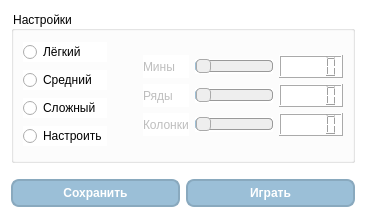
<?xml version="1.0" encoding="UTF-8"?>
<ui version="4.0">
 <class>OptionWindow</class>
 <widget class="QWidget" name="OptionWindow">
  <property name="geometry">
   <rect>
    <x>0</x>
    <y>0</y>
    <width>366</width>
    <height>218</height>
   </rect>
  </property>
  <property name="windowTitle">
   <string>Settings</string>
  </property>
  <property name="styleSheet">
   <string notr="true">QWidget {
  background-color: #fff;
}</string>
  </property>
  <layout class="QVBoxLayout" name="verticalLayout_11">
   <item>
    <widget class="QGroupBox" name="groupBox_2">
     <property name="title">
      <string>Настройки</string>
     </property>
     <layout class="QHBoxLayout" name="horizontalLayout">
      <item>
       <layout class="QHBoxLayout" name="horizontalLayout_2">
        <item>
         <layout class="QVBoxLayout" name="verticalLayout_7">
          <item>
           <widget class="QRadioButton" name="rb1">
            <property name="text">
             <string>Лёгкий</string>
            </property>
           </widget>
          </item>
          <item>
           <widget class="QRadioButton" name="rb2">
            <property name="text">
             <string>Средний</string>
            </property>
           </widget>
          </item>
          <item>
           <widget class="QRadioButton" name="rb3">
            <property name="enabled">
             <bool>true</bool>
            </property>
            <property name="text">
             <string>Сложный</string>
            </property>
           </widget>
          </item>
          <item>
           <widget class="QRadioButton" name="rb4">
            <property name="text">
             <string>Настроить</string>
            </property>
           </widget>
          </item>
         </layout>
        </item>
       </layout>
      </item>
      <item>
       <layout class="QVBoxLayout" name="verticalLayout_10">
        <item>
         <layout class="QGridLayout" name="costum_3" rowstretch="0,0,0">
          <item row="2" column="3">
           <widget class="QLCDNumber" name="lcd3"/>
          </item>
          <item row="0" column="3">
           <widget class="QLCDNumber" name="lcd1">
            <property name="enabled">
             <bool>true</bool>
            </property>
           </widget>
          </item>
          <item row="1" column="0">
           <spacer name="horizontalSpacer_3">
            <property name="orientation">
             <enum>Qt::Horizontal</enum>
            </property>
            <property name="sizeType">
             <enum>QSizePolicy::Fixed</enum>
            </property>
            <property name="sizeHint" stdset="0">
             <size>
              <width>30</width>
              <height>20</height>
             </size>
            </property>
           </spacer>
          </item>
          <item row="1" column="3">
           <widget class="QLCDNumber" name="lcd2"/>
          </item>
          <item row="1" column="1">
           <widget class="QLabel" name="l2">
            <property name="enabled">
             <bool>false</bool>
            </property>
            <property name="text">
             <string>Ряды</string>
            </property>
           </widget>
          </item>
          <item row="0" column="1">
           <widget class="QLabel" name="l1">
            <property name="enabled">
             <bool>false</bool>
            </property>
            <property name="text">
             <string>Мины</string>
            </property>
           </widget>
          </item>
          <item row="2" column="2">
           <widget class="QSlider" name="s3">
            <property name="enabled">
             <bool>false</bool>
            </property>
            <property name="styleSheet">
             <string notr="true">QSlider::groove:horizontal {
border: 1px solid #bbb;
background: white;
height: 10px;
border-radius: 4px;
}

QSlider::sub-page:horizontal {
background:rgb(155, 191, 215);
background: rgb(155, 191, 215);
border: 1px solid #777;
height: 10px;
border-radius: 4px;
}

QSlider::add-page:horizontal {
background: #fff;
border: 1px solid #777;
height: 10px;
border-radius: 4px;
}

QSlider::handle:horizontal {
background: qlineargradient(x1:0, y1:0, x2:1, y2:1,
    stop:0 #eee, stop:1 #ccc);
border: 1px solid #777;
width: 13px;
margin-top: -2px;
margin-bottom: -2px;
border-radius: 4px;
}

QSlider::handle:horizontal:hover {
background: qlineargradient(x1:0, y1:0, x2:1, y2:1,
    stop:0 #fff, stop:1 #ddd);
border: 1px solid #444;
border-radius: 4px;
}

QSlider::sub-page:horizontal:disabled {
background: ;
	color: rgb(155, 191, 215);
border-color: rgb(155, 191, 215);
}

QSlider::add-page:horizontal:disabled {
background: #eee;
border-color: #999;
}

QSlider::handle:horizontal:disabled {
background: #eee;
border: 1px solid #aaa;
border-radius: 4px;
}</string>
            </property>
            <property name="orientation">
             <enum>Qt::Horizontal</enum>
            </property>
           </widget>
          </item>
          <item row="2" column="1">
           <widget class="QLabel" name="l3">
            <property name="enabled">
             <bool>false</bool>
            </property>
            <property name="text">
             <string>Колонки</string>
            </property>
           </widget>
          </item>
          <item row="1" column="2">
           <widget class="QSlider" name="s2">
            <property name="enabled">
             <bool>false</bool>
            </property>
            <property name="styleSheet">
             <string notr="true">QSlider::groove:horizontal {
border: 1px solid #bbb;
background: white;
height: 10px;
border-radius: 4px;
}

QSlider::sub-page:horizontal {
background:rgb(155, 191, 215);
background: rgb(155, 191, 215);
border: 1px solid #777;
height: 10px;
border-radius: 4px;
}

QSlider::add-page:horizontal {
background: #fff;
border: 1px solid #777;
height: 10px;
border-radius: 4px;
}

QSlider::handle:horizontal {
background: qlineargradient(x1:0, y1:0, x2:1, y2:1,
    stop:0 #eee, stop:1 #ccc);
border: 1px solid #777;
width: 13px;
margin-top: -2px;
margin-bottom: -2px;
border-radius: 4px;
}

QSlider::handle:horizontal:hover {
background: qlineargradient(x1:0, y1:0, x2:1, y2:1,
    stop:0 #fff, stop:1 #ddd);
border: 1px solid #444;
border-radius: 4px;
}

QSlider::sub-page:horizontal:disabled {
background: ;
	color: rgb(155, 191, 215);
border-color: rgb(155, 191, 215);
}

QSlider::add-page:horizontal:disabled {
background: #eee;
border-color: #999;
}

QSlider::handle:horizontal:disabled {
background: #eee;
border: 1px solid #aaa;
border-radius: 4px;
}</string>
            </property>
            <property name="orientation">
             <enum>Qt::Horizontal</enum>
            </property>
           </widget>
          </item>
          <item row="0" column="2">
           <widget class="QSlider" name="s1">
            <property name="enabled">
             <bool>false</bool>
            </property>
            <property name="styleSheet">
             <string notr="true">QSlider::groove:horizontal {
border: 1px solid #bbb;
background: white;
height: 10px;
border-radius: 4px;
}

QSlider::sub-page:horizontal {
background:rgb(155, 191, 215);
background: rgb(155, 191, 215);
border: 1px solid #777;
height: 10px;
border-radius: 4px;
}

QSlider::add-page:horizontal {
background: #fff;
border: 1px solid #777;
height: 10px;
border-radius: 4px;
}

QSlider::handle:horizontal {
background: qlineargradient(x1:0, y1:0, x2:1, y2:1,
    stop:0 #eee, stop:1 #ccc);
border: 1px solid #777;
width: 13px;
margin-top: -2px;
margin-bottom: -2px;
border-radius: 4px;
}

QSlider::handle:horizontal:hover {
background: qlineargradient(x1:0, y1:0, x2:1, y2:1,
    stop:0 #fff, stop:1 #ddd);
border: 1px solid #444;
border-radius: 4px;
}

QSlider::sub-page:horizontal:disabled {
background: ;
	color: rgb(155, 191, 215);
border-color: rgb(155, 191, 215);
}

QSlider::add-page:horizontal:disabled {
background: #eee;
border-color: #999;
}

QSlider::handle:horizontal:disabled {
background: #eee;
border: 1px solid #aaa;
border-radius: 4px;
}</string>
            </property>
            <property name="orientation">
             <enum>Qt::Horizontal</enum>
            </property>
           </widget>
          </item>
         </layout>
        </item>
       </layout>
      </item>
     </layout>
    </widget>
   </item>
   <item>
    <layout class="QHBoxLayout" name="horizontalLayout_3">
     <item>
      <widget class="QPushButton" name="apply">
       <property name="styleSheet">
        <string notr="true">QPushButton {
  background-color: rgb(155, 191, 215);
  color: rgb(255, 255, 255);
  font-weight: 900;
  border-radius: 8px;
  border: 2px solid rgb(137, 169, 190);
  padding: 5px 15px;
  margin-top: 10px;
}
QPushButton:hover {
  background-color: rgb(137, 169, 190);
  border: 3px solid rgb(155, 191, 215);
}</string>
       </property>
       <property name="text">
        <string>Сохранить</string>
       </property>
      </widget>
     </item>
     <item>
      <widget class="QPushButton" name="GoBack">
       <property name="styleSheet">
        <string notr="true">QPushButton {
  background-color: rgb(155, 191, 215);
  color: rgb(255, 255, 255);
  font-weight: 900;
  border-radius: 8px;
  border: 2px solid rgb(137, 169, 190);
  padding: 5px 15px;
  margin-top: 10px;
}
QPushButton:hover {
  background-color: rgb(137, 169, 190);
  border: 3px solid rgb(155, 191, 215);
}</string>
       </property>
       <property name="text">
        <string>Играть</string>
       </property>
      </widget>
     </item>
    </layout>
   </item>
  </layout>
 </widget>
 <resources/>
 <connections/>
</ui>
